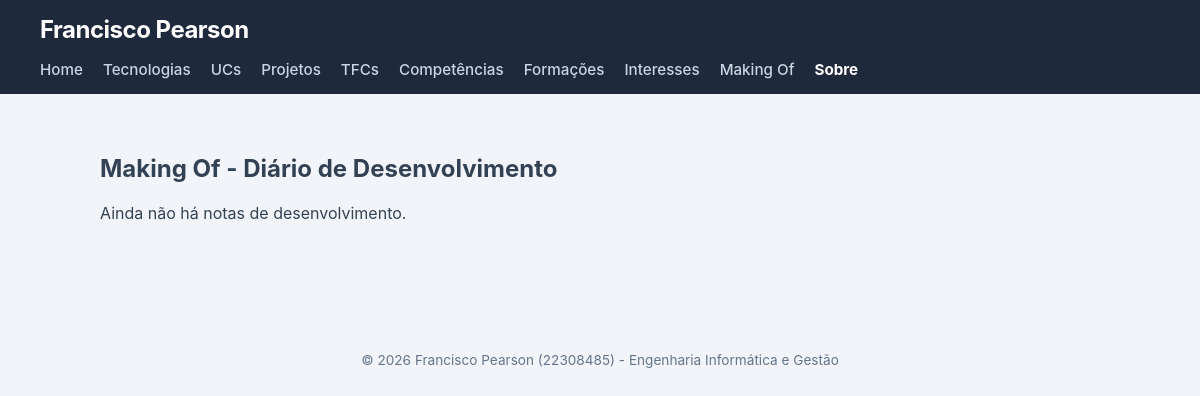
The app's page /portfolio/makingof/, older data.
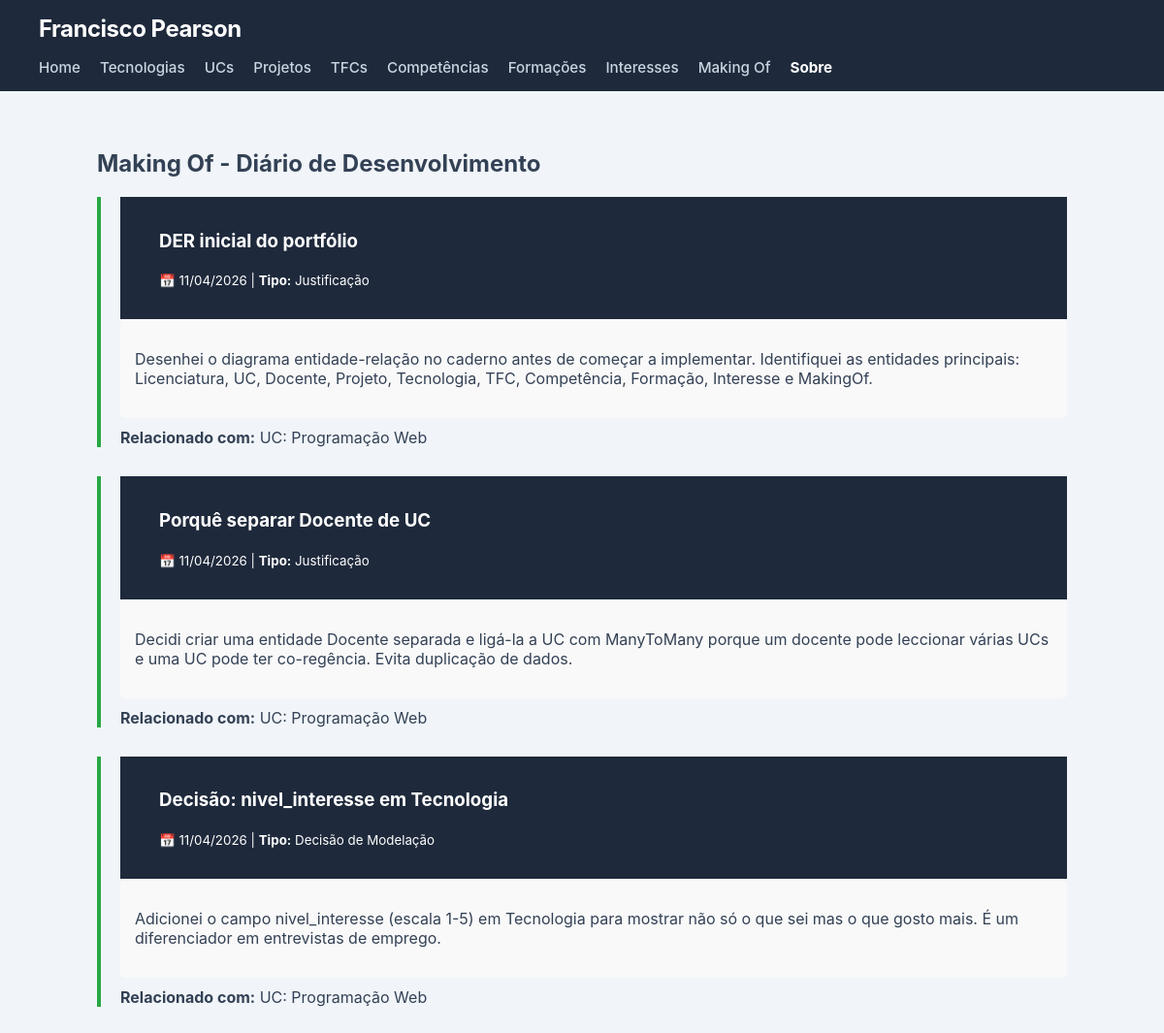
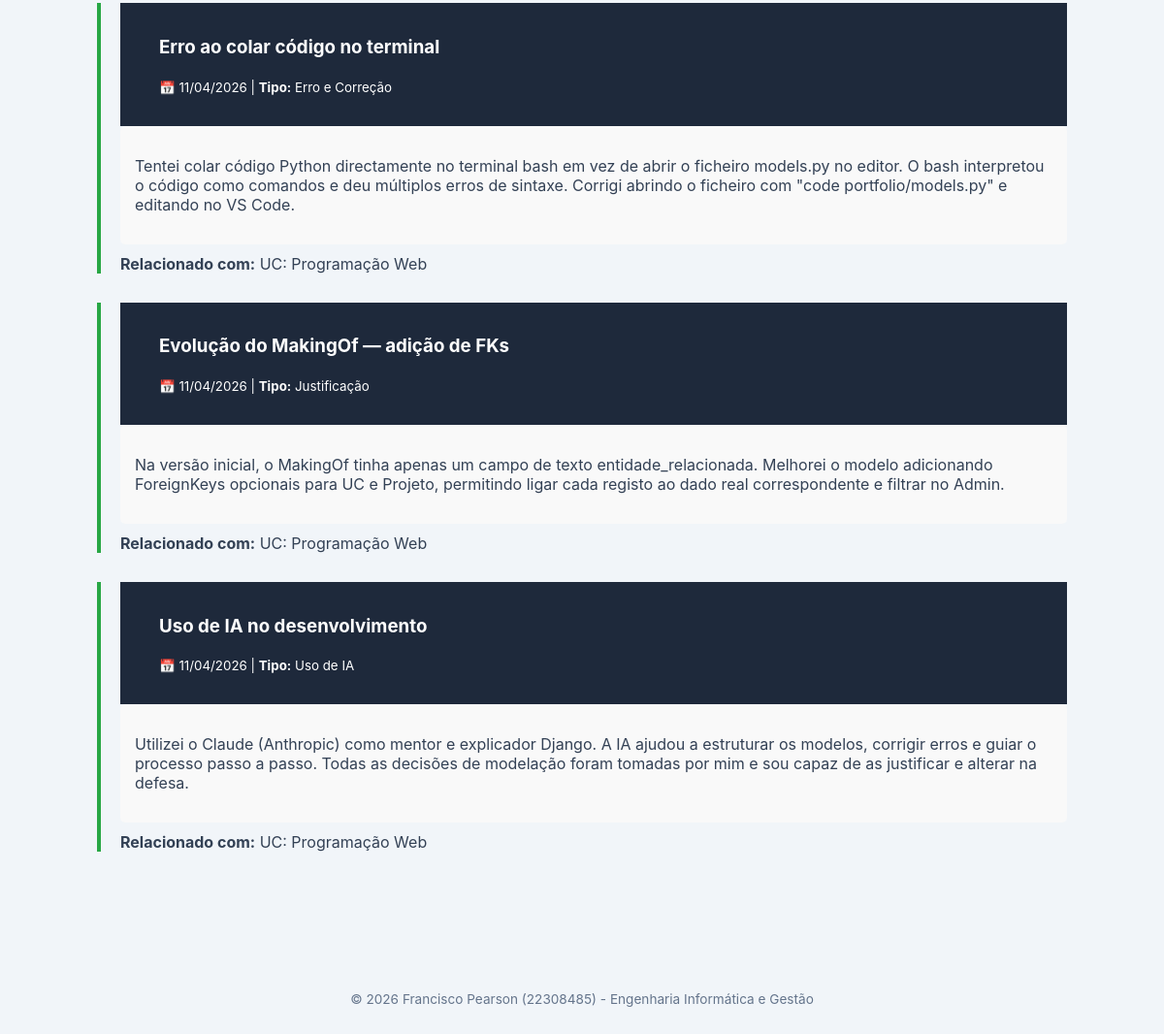
The same page, newer data (2 pictures, top to bottom).
### portfolio/models.py (models this page shows, shortened)
class MakingOf(models.Model):
    TIPO_CHOICES = [
        ('DER', 'Diagrama DER'),
        ('DEC', 'Decisão de Modelação'),
        ('ERR', 'Erro e Correção'),
        ('JUS', 'Justificação'),
        ('EVO', 'Evolução do Modelo'),
        ('IA',  'Uso de IA'),
    ]
    titulo               = models.CharField(max_length=200)
    data                 = models.DateField(auto_now_add=True)
    descricao            = models.TextField()
    foto                 = models.ImageField(upload_to='makingof/', blank=True, null=True)
    tipo                 = models.CharField(max_length=3, choices=TIPO_CHOICES, default='JUS')
    entidade_relacionada = models.CharField(
        max_length=100, blank=True,
        help_text="Nome genérico da entidade (ex: Tecnologia, TFC)"
    )
    uc      = models.ForeignKey(
        'UnidadeCurricular', on_delete=models.SET_NULL,
        null=True, blank=True, related_name='makingof_entries'
    )
    projeto = models.ForeignKey(
        'Projeto', on_delete=models.SET_NULL,
        null=True, blank=True, related_name='makingof_entries'
    )
    class Meta:
        ordering = ['-data']

class UnidadeCurricular(models.Model):
    nome = models.CharField(max_length=200)
    sigla = models.CharField(max_length=20)
    ano_curricular = models.IntegerField()
    semestre = models.IntegerField()
    descricao = models.TextField(blank=True)
    ects = models.IntegerField()
    imagem = models.ImageField(upload_to='ucs/', blank=True, null=True)
    licenciatura = models.ForeignKey(Licenciatura, on_delete=models.CASCADE, related_name='ucs')
    docentes = models.ManyToManyField(Docente, blank=True)

### portfolio/views.py (the view)
# urls.py: path('makingof/', views.makingof_view, name='makingof'),
def makingof_view(request):
    entradas = MakingOf.objects.select_related('uc', 'projeto').all()
    return render(request, 'portfolio/makingof.html', {'entradas': entradas})

### portfolio/templates/portfolio/makingof.html (shortened to what this page needs)
{% extends 'portfolio/base.html' %}
{% block content %}
<section>
    <h2>Making Of - Diário de Desenvolvimento</h2>
    {% if entradas %}
        {% for entrada in entradas %}
            <article style="border-left: 4px solid #28a745; padding-left: 20px; margin-bottom: 30px;">
                <header>
                    <h3>{{ entrada.titulo }}</h3>
                    <p><small>📅 {{ entrada.data|date:"d/m/Y" }} | <strong>Tipo:</strong> {{ entrada.get_tipo_display }}</small></p>
                </header>
                <div style="background: #f9f9f9; padding: 15px; border-radius: 5px;">
                    {{ entrada.descricao|linebreaks }}
                </div>
                <p style="margin-top: 10px;">
                    <strong>Relacionado com:</strong>
                    {% if entrada.uc %} UC: {{ entrada.uc.nome }}
                    {% elif entrada.projeto %} Projeto: {{ entrada.projeto.titulo }}
                    {% else %} {{ entrada.entidade_relacionada }}
                    {% endif %}
                </p>
            </article>
        {% endfor %}
    {% else %}
        <p>Ainda não há notas de desenvolvimento.</p>
    {% endif %}
</section>
{% endblock %}

Row changes from the older to the newer data that the page shows:
added MakingOf: titulo "DER inicial do portfólio", data "11/04/2026", tipo "Justificação", descricao "Desenhei o diagrama entidade-relação no caderno antes de começar a implementar. Identifiquei as entidades principais: Licenciatura, UC, Docente, Projeto, Tecnologia, TFC, Competência, Formação, Interesse e MakingOf.", uc.nome "Programação Web"
added MakingOf: titulo "Porquê separar Docente de UC", data "11/04/2026", tipo "Justificação", descricao "Decidi criar uma entidade Docente separada e ligá-la a UC com ManyToMany porque um docente pode leccionar várias UCs e uma UC pode ter co-regência. Evita duplicação de dados.", uc.nome "Programação Web"
added MakingOf: titulo "Decisão: nivel_interesse em Tecnologia", data "11/04/2026", tipo "Decisão de Modelação", descricao "Adicionei o campo nivel_interesse (escala 1-5) em Tecnologia para mostrar não só o que sei mas o que gosto mais. É um diferenciador em entrevistas de emprego.", uc.nome "Programação Web"
added MakingOf: titulo "Erro ao colar código no terminal", data "11/04/2026", tipo "Erro e Correção", descricao "Tentei colar código Python directamente no terminal bash em vez de abrir o ficheiro models.py no editor. O bash interpretou o código como comandos e deu múltiplos erros de sintaxe. Corrigi abrindo o ficheiro com \"code portfolio/models.py\" e editando no VS Code.", uc.nome "Programação Web"
added MakingOf: titulo "Evolução do MakingOf — adição de FKs", data "11/04/2026", tipo "Justificação", descricao "Na versão inicial, o MakingOf tinha apenas um campo de texto entidade_relacionada. Melhorei o modelo adicionando ForeignKeys opcionais para UC e Projeto, permitindo ligar cada registo ao dado real correspondente e filtrar no Admin.", uc.nome "Programação Web"
added MakingOf: titulo "Uso de IA no desenvolvimento", data "11/04/2026", tipo "Uso de IA", descricao "Utilizei o Claude (Anthropic) como mentor e explicador Django. A IA ajudou a estruturar os modelos, corrigir erros e guiar o processo passo a passo. Todas as decisões de modelação foram tomadas por mim e sou capaz de as justificar e alterar na defesa.", uc.nome "Programação Web"
Text that changed along with them:
text no longer shown: "Ainda não há notas de desenvolvimento."
